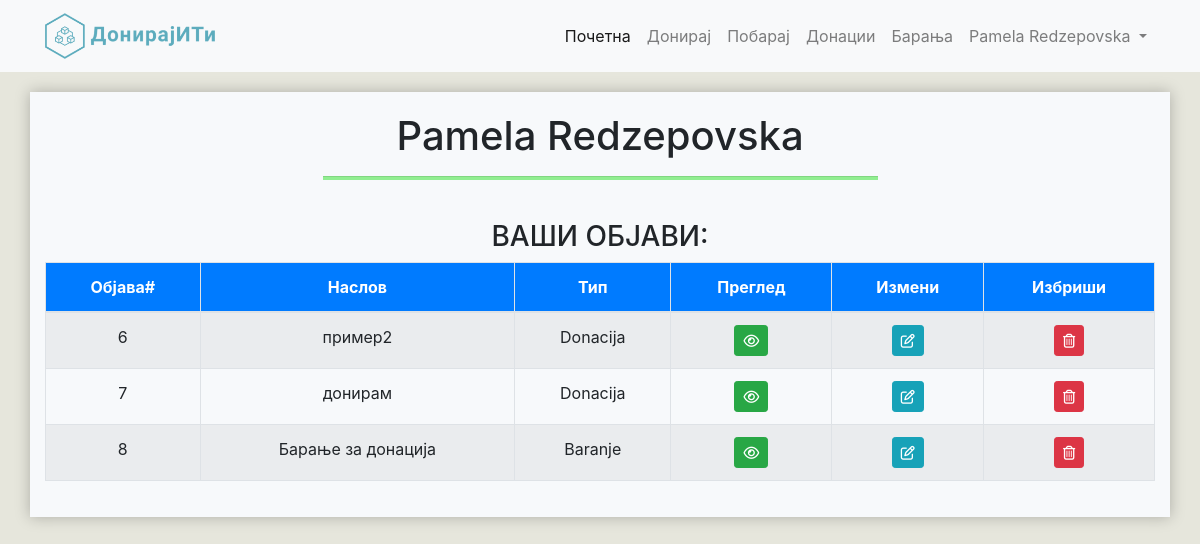
The page /userpanel.php (signed in) on the database its author committed.
### tables this page shows
CREATE TABLE `objavi` (
  `Objava_ID` int(11) NOT NULL,
  `Naslov` varchar(1000) NOT NULL,
  `Sodrzina` text NOT NULL,
  `Lokacija` varchar(50) NOT NULL,
  `Datum` timestamp NOT NULL DEFAULT CURRENT_TIMESTAMP,
  `Tip` enum('Baranje','Donacija') NOT NULL,
  `Picture` varchar(100) NOT NULL,
  `KorisnikID` int(11) NOT NULL,
  `KategorijaID` int(11) NOT NULL
);

### userpanel.php (the view, shortened to what this page needs)
<?php session_start();
require('database.php');
$user = $_SESSION['id'];
$query = "SELECT Objava_ID,Naslov,Tip FROM objavi WHERE KorisnikID = $user";
$result = mysqli_query($conn,$query);
?>
<!doctype html>
<html lang="en">
  <head>
    <link rel="stylesheet" href="https://cdn.jsdelivr.net/npm/bootstrap@4.6.0/dist/css/bootstrap.min.css">
  </head>
  <body>
    <nav class="navbar navbar-expand-lg navbar-light bg-light">
      <div class="container">
        <a class="navbar-brand mr-auto" href="homepage.php"><img src="images/logo2.png" alt="Logo"></a>
          <div class="collapse navbar-collapse" id="navbarSupportedContent">
            <ul class="navbar-nav ml-auto">
                    <li class="nav-item active">
                      <a class="nav-link" href="homepage.php">Почетна <span class="sr-only">(current)</span></a>
                    </li>
                    <li class="nav-item">
                      <a class="nav-link" href="novadonacija.php">Донирај</a>
                    </li>
                    <li class="nav-item">
                      <a class="nav-link" href="novobaranje.php">Побарај</a>
                    </li>
                  <li class="nav-item">
                      <a class="nav-link" href="prikazidonacii.php">Донации</a>
                    </li>
                  <li class="nav-item">
                      <a class="nav-link" href="prikazibaranja.php">Барања</a>
                    </li>
            <li class="nav-item dropdown">
                    <a class="nav-link dropdown-toggle" href="#" id="navbarDropdown" role="button" data-toggle="dropdown" aria-haspopup="true" aria-expanded="false">
                      <?php echo $_SESSION['ime']." ".$_SESSION['prezime']; ?>
                    </a>
                  </ul>
          </div>
      </div>
    </nav>
    <div class="container bgcard">
       <div class="text-center">
           <h1><?php echo $_SESSION['ime']." ".$_SESSION['prezime']; ?></h1>
        <hr style="background-color:lightgreen; width:50%; height:3px;"></hr>
        <br/>
        <h3>ВАШИ ОБЈАВИ:</h3>
        <table class="table table-striped table-bordered">
        <thead>
            <tr class="bg-primary text-white">
                <th>Објава#</th>
                <th>Наслов</th>
                <th>Тип</th>
                <th>Преглед</th>
                <th>Измени</th>
                <th>Избриши</th>
            </tr>
        </thead>
        <tbody>
            <?php
            if(mysqli_num_rows($result)>0)
            {
                while($row=mysqli_fetch_array($result))
                {
            ?>
				<tr>
				<td><?php echo $row['Objava_ID'];?></td>
				<td><?php echo $row['Naslov'];?></td>
				<td><?php echo $row['Tip'];?></td>
				<td><a href="view.php?postid=<?=$row['Objava_ID'];?>" type="button" class="btn btn-success btn-sm"><i class="far fa-eye"></i></a></td>
				<td><a href="edit.php?postid=<?=$row['Objava_ID'];?>" type="button" class="btn btn-info btn-sm"><i class="far fa-edit"></i></a></td>
				<td><a href="delete.php?postid=<?=$row['Objava_ID'];?>" type="button" class="btn btn-danger btn-sm" onClick="return confirm('Дали сте сигурни дека сакате да ја избришете објавата?');"><i class="far fa-trash-alt"></i></a></td>
				</tr>
            <?php }
            }
			else
			{
            ?>
            <tr><td colspan="6" align="center">Нема пронајдени објави</td></tr>
            <?php } ?>
        </tbody>
        </table>
       </div>
    </div>
  </body>
</html>

### userpanel.php (style rules this page uses)
a.navbar-brand.mr-auto img { width: 170px; }
body { background-color: #e6e6dc !important; }
.container.bgcard { margin-top: 20px; margin-bottom: 20px; padding-top: 20px; padding-bottom: 20px; background-color: #f7f9fb; box-shadow: 0 0 14px #00000040; }

### rows shown on the page
objavi: Objava_ID "6", Naslov "пример2", Tip "Donacija"
objavi: Objava_ID "7", Naslov "донирам", Tip "Donacija"
objavi: Objava_ID "8", Naslov "Барање за донација", Tip "Baranje"

### other values the page prints
$_SESSION['ime'] "Pamela"
$_SESSION['prezime'] "Redzepovska"
